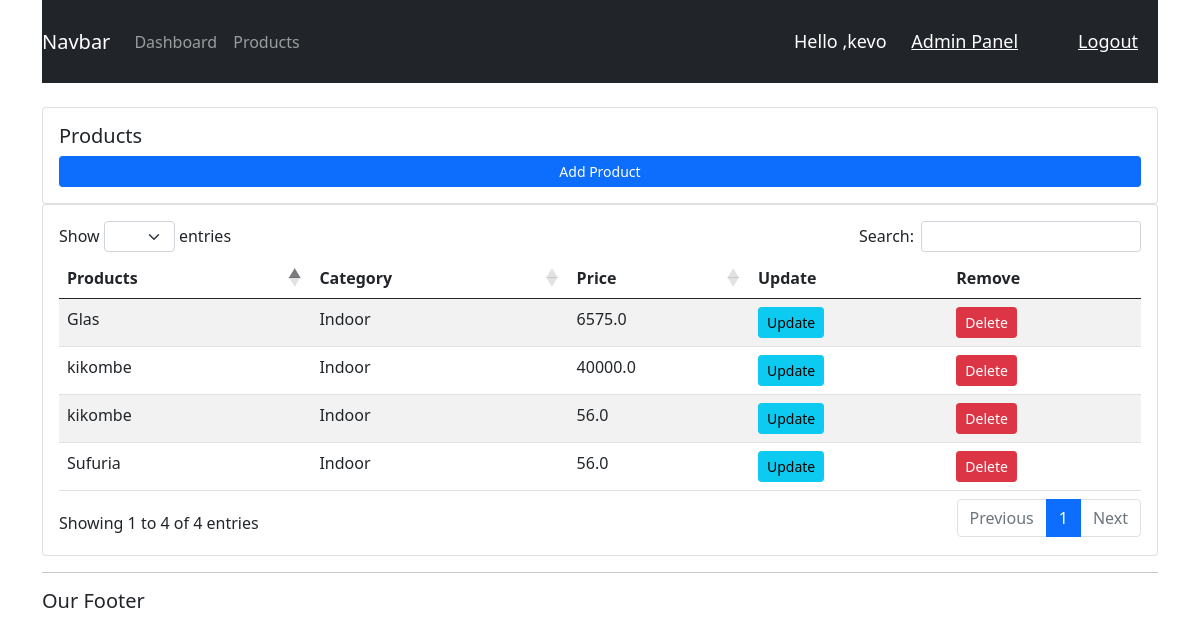
The app's page /product (signed in) with its own data.
### accounts/models.py (models this page shows, shortened)
class Product(models.Model):
    CATEGORY = (
        ('Indoor', 'Indoor'),
        ('Out Door', 'Out Door')
    )
    name = models.CharField(max_length=200, null=True)
    price = models.FloatField(null=True)
    category = models.CharField(max_length=200, null=True, choices=CATEGORY)
    description = models.CharField(max_length=200, null=True, blank=True)
    date_created = models.DateTimeField(auto_now_add=True, null=True)
    tags = models.ManyToManyField(Tag)

### accounts/decorators.py (the view)
        def wrapper_func(request, *args, **kwargs):
            group = None
            if request.user.groups.exists():
                group= request.user.groups.all()[0].name
            if group in allowed_roles:
                return view_func(request, *args, **kwargs)
            else:
               return  HttpResponse(' {} You are not authorized to view this page'.format(request.user))               #  return redirect('accounts:login')

### accounts/views.py (called while the page is built)
@login_required(login_url='accounts:login')
@allowedUsers(allowed_roles=['admin'])
def products(request):
    prod = Product.objects.all()
    context = {
        'products': prod
    }
    return render(request, 'accounts/products/products.html', context)

### accounts/templates/accounts/products/products.html
{%extends 'accounts/partials/main.html'%}
{% block content %}
        <br>
        <div class="row">
            <div class="col-md">
                <div class="card card-body">
                    <h5>Products</h5>
                    <a href="{% url 'accounts:add_product'%}" class="btn btn-sm btn-primary">Add Product</a>
                </div>
                <div class="card card-body">
                    <table   id="example" class="table table-striped">
                        <thead>
                              <tr>
                            <th>Products</th>
                            <th>Category</th>
                            <th>Price</th>
                            <th>Update</th>
                            <th>Remove</th>
                        </tr>
                        </thead>
                        <tbody>
                            {% for product in products %}
                             <tr>
                                <td>{{product.name}}</td>
                                <td>{{product.category}}</td>
                                <td>{{product.price}}</td>
                                <td><a class="btn btn-sm btn-info" href="{% url 'accounts:update_product' product.id%}">Update</a></td>
                                <td><a class="btn btn-sm btn-danger" href="{% url 'accounts:delete_product' product.id%}">Delete</a></td>
                            </tr>
                            {% endfor%}
                        </tbody>
                    </table>
                </div>
            </div>
        </div>
{% endblock %}

### accounts/templates/accounts/partials/navbar.html (shortened to what this page needs)
 {% load static %}
<nav class="navbar navbar-expand-lg navbar-dark bg-dark">
    <a class="navbar-brand" href="#">Navbar</a>
    <div class="collapse navbar-collapse" id="navbarNav">
      <ul class="navbar-nav">
       {% if request.user.is_staff %}
        <li class="nav-item active">
          <a class="nav-link" href="{% url 'accounts:home'%}">Dashboard </a>
        </li>
        <li class="nav-item">
          <a class="nav-link" href="{% url 'accounts:products'%}">Products</a>
        </li>
          {%else%}
          <li class="nav-item">
          <a class="nav-link" href="{% url 'accounts:account'%}">Settings</a>
        </li>
           {% endif %}
        </ul>
    </div>
      <span class="hello-msg"> Hello ,{{request.user}}
      {% if user.is_superuser%}
          <a href="{% url 'admin:index'%}" class="hello-msg">Admin Panel</a>
        {% endif%}
      </span>
      <span><a  class="hello-msg"  href="{% url 'accounts:logout'%}">Logout</a></span>
  </nav>

### accounts/static/css/main.css (style rules this page uses)
body { background-color: #ebeff5; }

### accounts/templates/accounts/partials/navbar.html (style rules this page uses)
.hello-msg { font-size:18px; color : #fff; margin : 20px; }

### records on screen
Product: name "kikombe", category "Indoor", price "40000.0"
Product: name "Sufuria", category "Indoor", price "56.0"
Product: name "kikombe", category "Indoor", price "56.0"
Product: name "Glas", category "Indoor", price "6575.0"

### other values on screen
{{ request.user }} "kevo"
